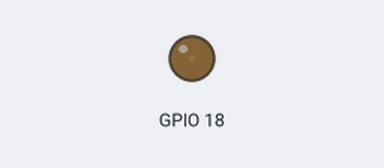
Bench run of a program on a simulated Raspberry Pi (BCM pin numbers). Shown: output pins drawn as LEDs (lit = HIGH).

Above: at 0.05 s.
At 0.95 s:
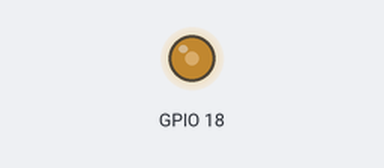
At 1.85 s:
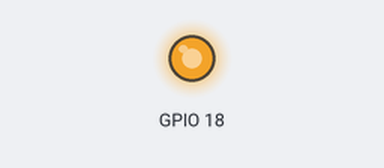
At 3.65 s:
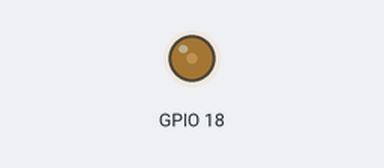
Timing chart, 0 to 5.4 s (numbered marks = the images above):
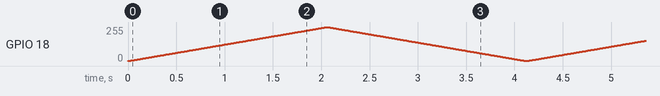

The program:

pwm2.py
```python
import wiringpi2 as wiringpi
from time import sleep

wiringpi.wiringPiSetupGpio()  #setup for BCM mode
wiringpi.pinMode(18, 2)       #enable PWM on GPIO18
wiringpi.pwmWrite(18, 0)      #set duty cycle to 0 (range is 0-1024)

delay_time = 0.002

try:
    while True:
        for dc in range(0, 1025):
            wiringpi.pwmWrite(18, dc)
            sleep(delay_time)
        for dc in range(1024, -1, -1):
            wiringpi.pwmWrite(18, dc)
            sleep(delay_time)

except KeyboardInterrupt:
    pass

finally:
    wiringpi.pwmWrite(18, 0) #turn off PWM mode
    wiringpi.pinMode(18, 0)  #reset GPIO18 to input
```
